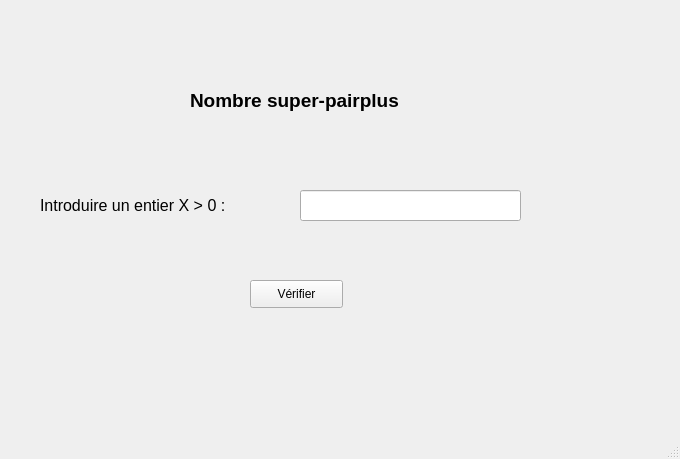
<?xml version="1.0" encoding="UTF-8"?>
<ui version="4.0">
 <class>MainWindow</class>
 <widget class="QMainWindow" name="MainWindow">
  <property name="geometry">
   <rect>
    <x>0</x>
    <y>0</y>
    <width>680</width>
    <height>459</height>
   </rect>
  </property>
  <property name="windowTitle">
   <string>Super Pair Plus</string>
  </property>
  <widget class="QWidget" name="centralwidget">
   <widget class="QLabel" name="label">
    <property name="geometry">
     <rect>
      <x>190</x>
      <y>70</y>
      <width>271</width>
      <height>61</height>
     </rect>
    </property>
    <property name="font">
     <font>
      <pointsize>14</pointsize>
      <weight>75</weight>
      <bold>true</bold>
     </font>
    </property>
    <property name="text">
     <string>Nombre super-pairplus</string>
    </property>
   </widget>
   <widget class="QLabel" name="label_2">
    <property name="geometry">
     <rect>
      <x>40</x>
      <y>190</y>
      <width>261</width>
      <height>31</height>
     </rect>
    </property>
    <property name="font">
     <font>
      <pointsize>12</pointsize>
     </font>
    </property>
    <property name="text">
     <string>Introduire un entier X &gt; 0 :</string>
    </property>
   </widget>
   <widget class="QLineEdit" name="lineEdit">
    <property name="geometry">
     <rect>
      <x>300</x>
      <y>190</y>
      <width>221</width>
      <height>31</height>
     </rect>
    </property>
   </widget>
   <widget class="QPushButton" name="pushButton">
    <property name="geometry">
     <rect>
      <x>250</x>
      <y>280</y>
      <width>93</width>
      <height>28</height>
     </rect>
    </property>
    <property name="text">
     <string>Vérifier</string>
    </property>
   </widget>
   <widget class="QLabel" name="label_3">
    <property name="geometry">
     <rect>
      <x>110</x>
      <y>360</y>
      <width>391</width>
      <height>51</height>
     </rect>
    </property>
    <property name="font">
     <font>
      <pointsize>12</pointsize>
     </font>
    </property>
    <property name="text">
     <string/>
    </property>
   </widget>
  </widget>
  <widget class="QStatusBar" name="statusbar"/>
 </widget>
 <resources/>
 <connections/>
</ui>
